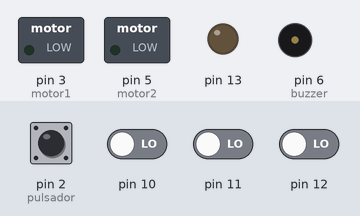
Bench run of a sketch on a simulated Arduino Uno, built with avr-gcc and run on an emulated ATmega328P. Parts: switched loads named in the sketch (green lamp = pin HIGH), output pins drawn as LEDs (lit = HIGH), buzzer (waves = sounding). The inputs (shaded band) are chosen by the test bench; at power-on: pin 2 (pulsador), pin 10–12 LOW. Pins used as bus, display or sensor lines are not drawn.

Above: at 0.01 s.
At 7.6 s:
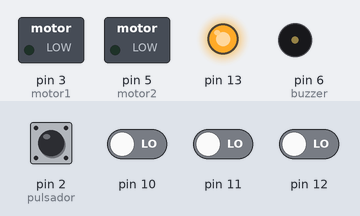
At 20.7 s:
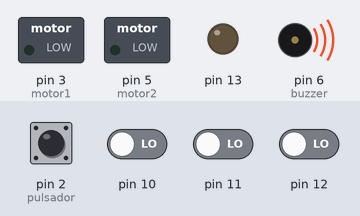
Timing chart, 0 to 22.7 s (numbered marks = the images above):
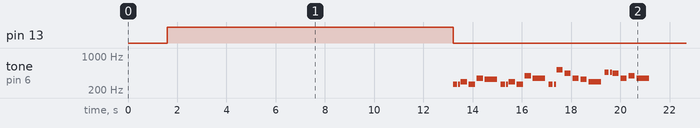

The sketch:

QTRRC_NanoPID_CNY70_PIDLibrary.ino
```cpp
#include <QTRSensors.h>
#include "pitches.h"
#include <PID_v1.h>

#define NUM_SENSORS   3     // number of sensors used
#define TIMEOUT       2500  // waits for 2500 microseconds for sensor outputs to go low
#define EMITTER_PIN   QTR_NO_EMITTER_PIN

int pulsador=2;
int motor1=3;
int motor2=5;
int buzzer=6;

// Variables del control PID

const int maximum = 255;   // velocidad maxima de los motores entre 0 y 255
//Define Variables we'll be connecting to
double Setpoint, Input, Output;
//Specify the links and initial tuning parameters
double Kp=2, Ki=0, Kd=50;
PID myPID(&Input, &Output, &Setpoint, Kp, Ki, Kd, DIRECT);


// sensors 0 through 4 are connected to digital pins 8 through 12, respectively
QTRSensorsRC qtrrc((unsigned char[]) {10, 11, 12}, NUM_SENSORS, TIMEOUT, EMITTER_PIN);
unsigned int sensorValues[NUM_SENSORS];


int Cantidad_de_Notas = 25;  // modificar segun el tema elegido

// notes in the melody:
int melody[] = {NC4,NC4,ND4,NC4,NF4,NE4,
                NC4,NC4,ND4,NC4,NG4,NF4,
                NC4,NC4,NC5,NA4,NF4,NE4,ND4,
                NAS4,NAS4,NA4,NF4,NG4,NF4
                 };

int noteDurations[] = {6,12,4,4,4,2,
                       6,12,4,4,4,2,
                       6,12,4,4,4,4,2,
                       6,12,4,4,4,2,
                       };

void setup()
{
  pinMode(pulsador,INPUT); // Pulsador
  pinMode(motor1,OUTPUT); // PWM Motor izquierdo
  pinMode(motor2,OUTPUT); // PWM Motor derecho
  pinMode(buzzer,OUTPUT); // Buzzer
  pinMode(13, OUTPUT);
  calibracion();

  Input = qtrrc.readLine(sensorValues,QTR_EMITTERS_ON,1); // Linea Blanca = 1   Linea Negra = 0
  Setpoint = 1000;

  //turn the PID on
  myPID.SetMode(AUTOMATIC);
  Serial.begin(9600);
}


void calibracion(){
  // aviso de inicio de calibracion
  for (int i = 0; i < 3; i++)
  {
    digitalWrite(buzzer, HIGH);
    delay(100);
    digitalWrite(buzzer, LOW);
    delay(100);
  }
  delay(1000);  // Espera 1 segundo antes de calibrar
  digitalWrite(13, HIGH);    // turn on Arduino's LED to indicate we are in calibration mode
  for (int i = 0; i < 400; i++)  // make the calibration take about 10 seconds
  {
    qtrrc.calibrate();       // reads all sensors 10 times at 2500 us per read (i.e. ~25 ms per call)

    if (i == 200)
    {
        for (int j = 0; j < 5; j++)
            {
            digitalWrite(buzzer, HIGH);
            delay(100);
            digitalWrite(buzzer, LOW);
            delay(100);
            }
    }

  }
  // aviso finalizacion de la calibracion
  for (int i = 0; i < 3; i++)
  {
    digitalWrite(buzzer, HIGH);
    delay(100);
    digitalWrite(buzzer, LOW);
    delay(100);
  }
  digitalWrite(13, LOW);     // turn off Arduino's LED to indicate we are through with calibration
  musica();
  delay(1000);
}


void musica(){
    // iterate over the notes of the melody:
  for (int thisNote = 0; thisNote < Cantidad_de_Notas; thisNote++) {

    // to calculate the note duration, take one second
    // divided by the note type.
    //e.g. quarter note = 1000 / 4, eighth note = 1000/8, etc.
    int noteDuration = 1000 / noteDurations[thisNote];
    tone(buzzer, melody[thisNote], noteDuration);

    // to distinguish the notes, set a minimum time between them.
    // the note's duration + 30% seems to work well:
    int pauseBetweenNotes = noteDuration * 1.30;
    delay(pauseBetweenNotes);
    // stop the tone playing:
    noTone(buzzer);
  }
}


void leersensores()
{
  // read calibrated sensor values and obtain a measure of the line position from 0 to 5000
  // To get raw sensor values, call:
  //  qtrrc.read(sensorValues); instead of unsigned int position = qtrrc.readLine(sensorValues);
  unsigned int position = qtrrc.readLine(sensorValues,QTR_EMITTERS_ON,1); // Linea Blanca = 1   Linea Negra = 0

  // print the sensor values as numbers from 0 to 1000, where 0 means maximum reflectance and
  // 1000 means minimum reflectance, followed by the line position
  for (unsigned char i = 0; i < NUM_SENSORS; i++)
  {
    Serial.print(sensorValues[i]);
    Serial.print('\t');
  }
  //Serial.println(); // uncomment this line if you are using raw values
  Serial.println(position); // comment this line out if you are using raw values

  delay(250);
}


void largada(){

    // Pulsador de largada en pin 2
    while (digitalRead(pulsador)==LOW){
            digitalWrite(motor1,LOW);   // Motor izquierdo apagado
            digitalWrite(motor2,LOW);   // Motor derecho apagado
            // reinicia las variables del PID
            //turn the PID off
            myPID.SetMode(MANUAL);
            //turn the PID on
            myPID.SetMode(AUTOMATIC);
        }
}


void controlPID()
{

  Input = qtrrc.readLine(sensorValues,QTR_EMITTERS_ON,1); // Linea Blanca = 1   Linea Negra = 0
  myPID.Compute();

  // Compute the actual motor settings.  We never set either motor
  // to a negative value.

  if (Output > maximum)
    Output = maximum;
  if (Output < -maximum)
    Output = -maximum;

  if (Output < 0)
    {
    analogWrite(motor1,maximum + Output);
    analogWrite(motor2,maximum);
    /*
    Serial.print(power_difference);
    Serial.print('\t');
    Serial.print(maximum + power_difference);
    Serial.print('\t');
    Serial.print(maximum);
    Serial.println();
    delay(250);
    */
    }
  else
    {
    analogWrite(motor1,maximum);
    analogWrite(motor2,maximum - Output);
    /*
    Serial.print(power_difference);
    Serial.print('\t');
    Serial.print(maximum);
    Serial.print('\t');
    Serial.print(maximum - power_difference);
    Serial.println();
    delay(250);
    */
    }
}

void loop()
{
  //leersensores();
  largada();
  controlPID();
}
```

pitches.h
```cpp
/*************************************************
 * Public Constants
 *************************************************/

#define NB0  31
#define NC1  33
#define NCS1 35
#define ND1  37
#define NDS1 39
#define NE1  41
#define NF1  44
#define NFS1 46
#define NG1  49
#define NGS1 52
#define NA1  55
#define NAS1 58
#define NB1  62
#define NC2  65
#define NCS2 69
#define ND2  73
#define NDS2 78
#define NE2  82
#define NF2  87
#define NFS2 93
#define NG2  98
#define NGS2 104
#define NA2  110
#define NAS2 117
#define NB2  123
#define NC3  131
#define NCS3 139
#define ND3  147
#define NDS3 156
#define NE3  165
#define NF3  175
#define NFS3 185
#define NG3  196
#define NGS3 208
#define NA3  220
#define NAS3 233
#define NB3  247
#define NC4  262
#define NCS4 277
#define ND4  294
#define NDS4 311
#define NE4  330
#define NF4  349
#define NFS4 370
#define NG4  392
#define NGS4 415
#define NA4  440
#define NAS4 466
#define NB4  494
#define NC5  523
#define NCS5 554
#define ND5  587
#define NDS5 622
#define NE5  659
#define NF5  698
#define NFS5 740
#define NG5  784
#define NGS5 831
#define NA5  880
#define NAS5 932
#define NB5  988
#define NC6  1047
#define NCS6 1109
#define ND6  1175
#define NDS6 1245
#define NE6  1319
#define NF6  1397
#define NFS6 1480
#define NG6  1568
#define NGS6 1661
#define NA6  1760
#define NAS6 1865
#define NB6  1976
#define NC7  2093
#define NCS7 2217
#define ND7  2349
#define NDS7 2489
#define NE7  2637
#define NF7  2794
#define NFS7 2960
#define NG7  3136
#define NGS7 3322
#define NA7  3520
#define NAS7 3729
#define NB7  3951
#define NC8  4186
#define NCS8 4435
#define ND8  4699
#define NDS8 4978
```
